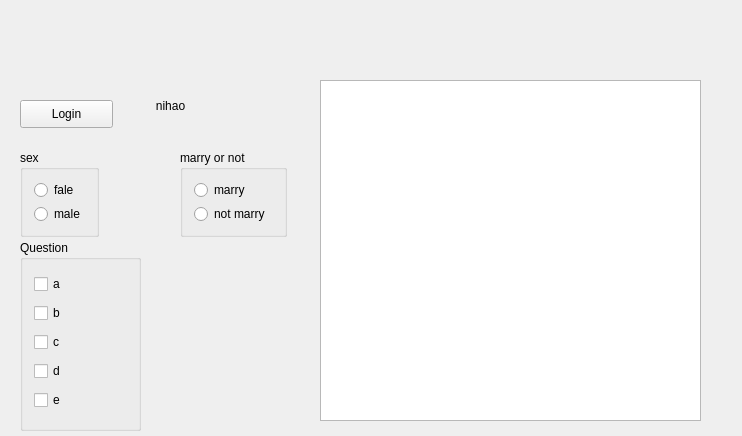
<?xml version="1.0" encoding="UTF-8"?>
<ui version="4.0">
 <class>Widget</class>
 <widget class="QWidget" name="Widget">
  <property name="geometry">
   <rect>
    <x>0</x>
    <y>0</y>
    <width>742</width>
    <height>436</height>
   </rect>
  </property>
  <property name="windowTitle">
   <string>Widget</string>
  </property>
  <widget class="QPushButton" name="pushButton">
   <property name="geometry">
    <rect>
     <x>20</x>
     <y>100</y>
     <width>93</width>
     <height>28</height>
    </rect>
   </property>
   <property name="text">
    <string>Login</string>
   </property>
  </widget>
  <widget class="QToolButton" name="toolButton">
   <property name="geometry">
    <rect>
     <x>130</x>
     <y>90</y>
     <width>81</width>
     <height>31</height>
    </rect>
   </property>
   <property name="text">
    <string>nihao</string>
   </property>
   <property name="icon">
    <iconset resource="res.qrc">
     <normaloff>:/Image/google.png</normaloff>:/Image/google.png</iconset>
   </property>
   <property name="toolButtonStyle">
    <enum>Qt::ToolButtonTextBesideIcon</enum>
   </property>
   <property name="autoRaise">
    <bool>true</bool>
   </property>
  </widget>
  <widget class="QGroupBox" name="groupBox">
   <property name="geometry">
    <rect>
     <x>20</x>
     <y>150</y>
     <width>79</width>
     <height>87</height>
    </rect>
   </property>
   <property name="title">
    <string>sex</string>
   </property>
   <layout class="QVBoxLayout" name="verticalLayout">
    <item>
     <widget class="QRadioButton" name="rbtnman">
      <property name="text">
       <string>fale</string>
      </property>
     </widget>
    </item>
    <item>
     <widget class="QRadioButton" name="rbtnwoman">
      <property name="text">
       <string>male</string>
      </property>
     </widget>
    </item>
   </layout>
  </widget>
  <widget class="QGroupBox" name="groupBox_2">
   <property name="geometry">
    <rect>
     <x>180</x>
     <y>150</y>
     <width>107</width>
     <height>87</height>
    </rect>
   </property>
   <property name="title">
    <string>marry or not</string>
   </property>
   <layout class="QVBoxLayout" name="verticalLayout_2">
    <item>
     <widget class="QRadioButton" name="radioButton_3">
      <property name="text">
       <string>marry</string>
      </property>
     </widget>
    </item>
    <item>
     <widget class="QRadioButton" name="radioButton_4">
      <property name="text">
       <string>not marry</string>
      </property>
     </widget>
    </item>
   </layout>
  </widget>
  <widget class="QGroupBox" name="groupBox_3">
   <property name="geometry">
    <rect>
     <x>20</x>
     <y>240</y>
     <width>121</width>
     <height>191</height>
    </rect>
   </property>
   <property name="title">
    <string>Question</string>
   </property>
   <layout class="QVBoxLayout" name="verticalLayout_3">
    <item>
     <widget class="QCheckBox" name="checkBox_4">
      <property name="text">
       <string>a</string>
      </property>
     </widget>
    </item>
    <item>
     <widget class="QCheckBox" name="checkBox">
      <property name="text">
       <string>b</string>
      </property>
     </widget>
    </item>
    <item>
     <widget class="QCheckBox" name="checkBox_3">
      <property name="text">
       <string>c</string>
      </property>
      <property name="tristate">
       <bool>true</bool>
      </property>
     </widget>
    </item>
    <item>
     <widget class="QCheckBox" name="checkBox_2">
      <property name="text">
       <string>d</string>
      </property>
     </widget>
    </item>
    <item>
     <widget class="QCheckBox" name="checkBox_5">
      <property name="text">
       <string>e</string>
      </property>
     </widget>
    </item>
   </layout>
  </widget>
  <widget class="QListWidget" name="listWidget">
   <property name="geometry">
    <rect>
     <x>320</x>
     <y>80</y>
     <width>381</width>
     <height>341</height>
    </rect>
   </property>
  </widget>
 </widget>
 <layoutdefault spacing="6" margin="11"/>
 <resources>
  <include location="res.qrc"/>
 </resources>
 <connections/>
</ui>
